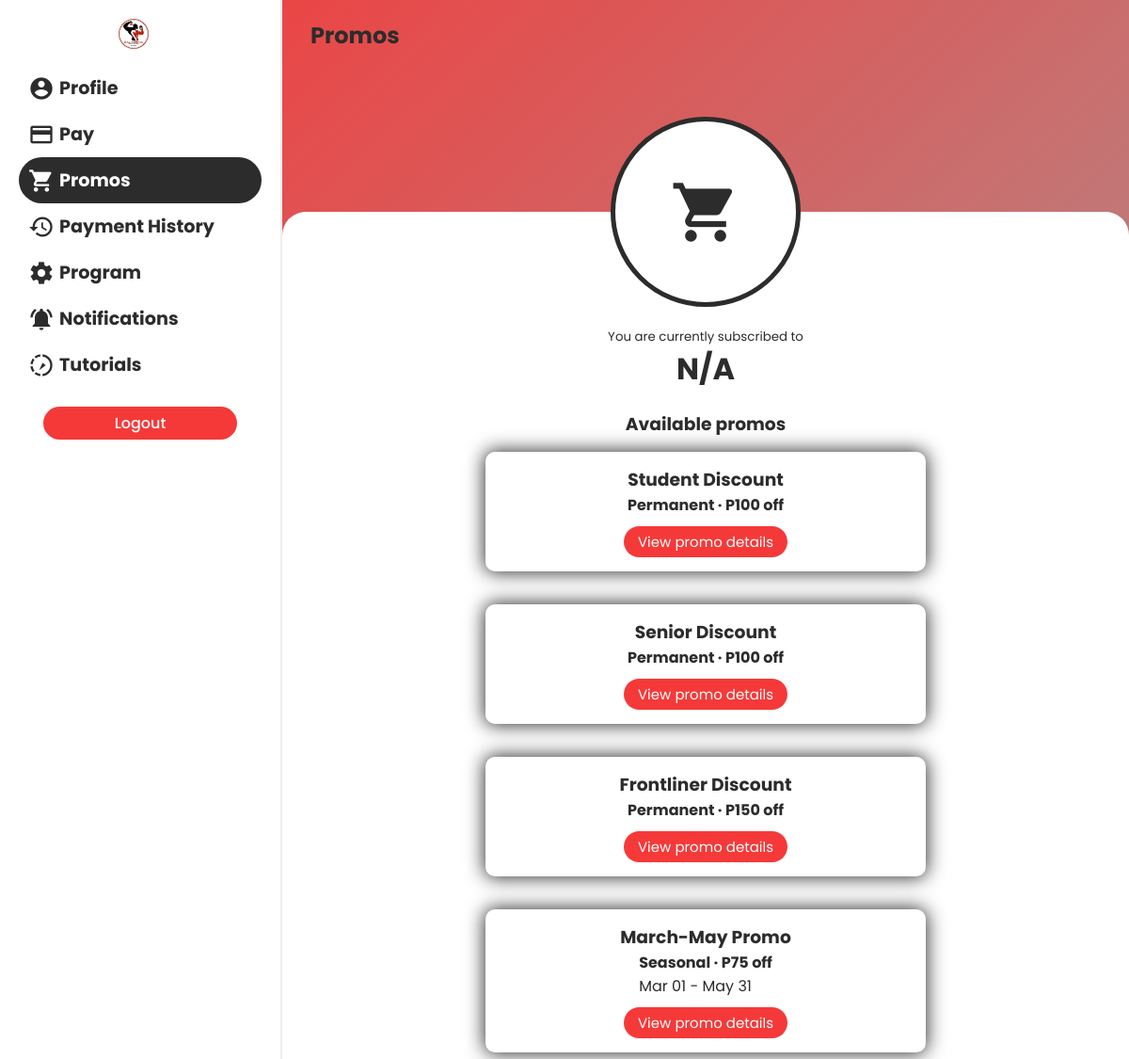
/mobile/pages/promos.php (signed in), run on an earlier commit of the app's database.
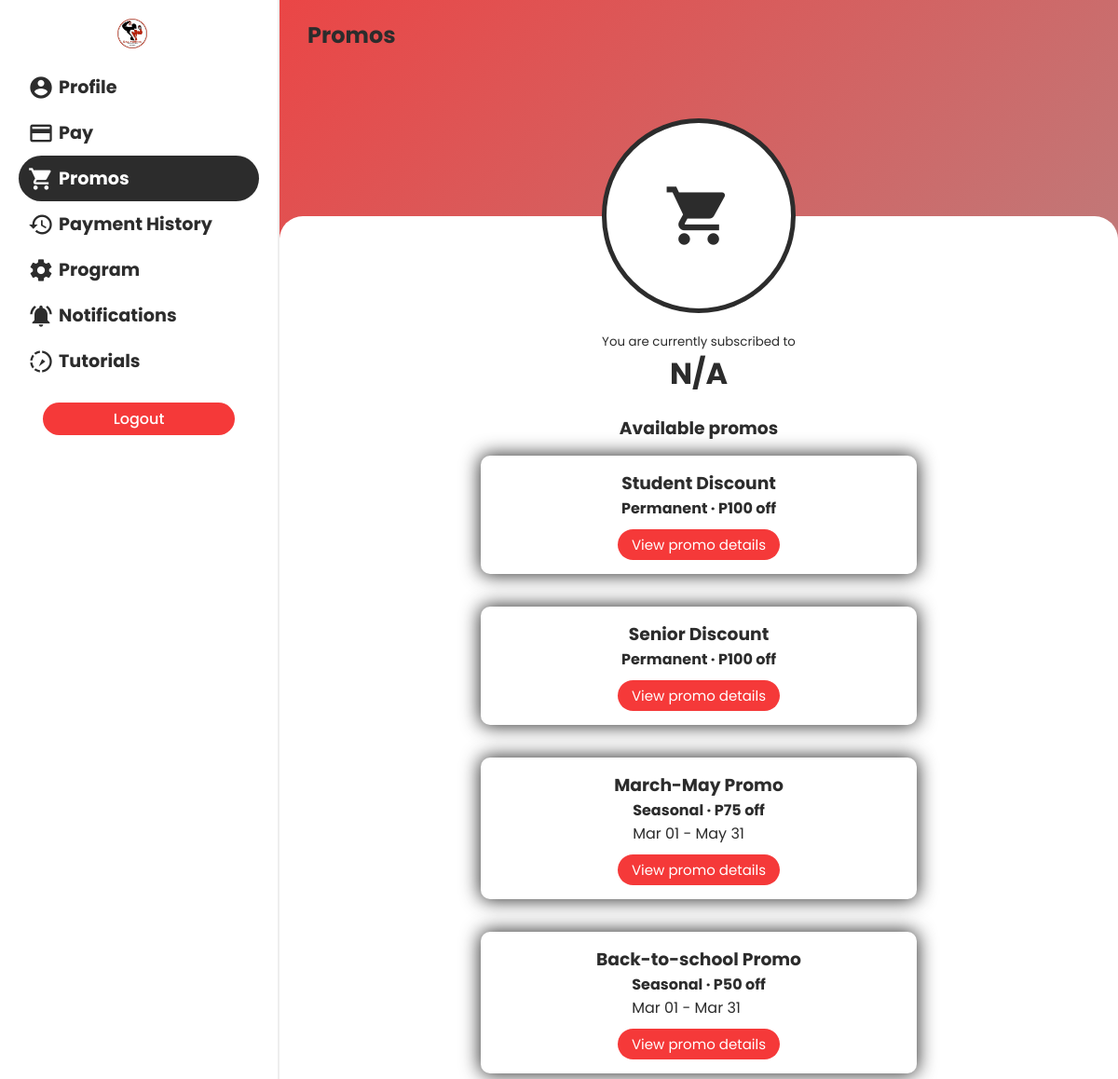
And on a later commit of the database.
### tables this page shows
CREATE TABLE `promo` (
  `promo_id` int(100) NOT NULL,
  `promo_name` varchar(255) DEFAULT NULL,
  `promo_type` enum('Permanent','Seasonal') DEFAULT NULL,
  `promo_description` varchar(255) DEFAULT NULL,
  `date_added` date DEFAULT NULL,
  `promo_starting_date` date DEFAULT NULL,
  `promo_ending_date` date DEFAULT NULL,
  `amount` int(100) DEFAULT NULL,
  `status` enum('Active','Expired','Deleted') NOT NULL DEFAULT 'Active',
  `date_deleted` date DEFAULT NULL,
  `admin_delete` varchar(50) DEFAULT NULL
);

### mobile/pages/promos.php (the view, shortened to what this page needs)
<?php
require "./../functions/connect.php";
?>
<!DOCTYPE html>
<html lang="en">
<head>
  <link rel="stylesheet" href="./../css/default.css">
  <link rel="stylesheet" href="./../css/mediaquery.css">
  <link rel="stylesheet" href="https://cdnjs.cloudflare.com/ajax/libs/jquery-confirm/3.3.2/jquery-confirm.min.css">
</head>
<body>
  <div class="sidebar" id="sidebar">
    <div>
      <img src="./../../logo.png" style="width: 32px; height: 32px; margin-left: 70px" alt="">
    </div>    <div class="items">
      <a href="./profile.php">
        <span>
          <i class="material-icons">account_circle</i>
          <h2>Profile</h2>
        </span>
      </a>
      <a href="./pay.php">
        <span>
          <i class="material-icons">payment</i>
          <h2>Pay</h2>
        </span>
      </a>
      <a href="#">
        <span class="active">
          <i class="material-icons">shopping_cart</i>
          <h2>Promos</h2>
        </span>
      </a>
      <a href="./payment_history.php">
        <span>
          <i class="material-icons">history</i>
          <h2>Payment History</h2>
        </span>
      </a>
      <a href="./program.php">
        <span>
          <i class="material-icons">settings</i>
          <h2>Program</h2>
        </span>
      </a>
      <a href="./notifications.php">
        <span>
          <i class="material-icons">notifications_active</i>
          <h2>Notifications</h2>
        </span>
      </a>
      <a href="./tutorial.php">
        <span>
          <i class="material-icons">slow_motion_video</i>
          <h2>Tutorials</h2>
        </span>
      </a>
    </div>
    <div class="logout">
      <button class="btn btn-red" style="width: 80%" id="logout-btn">Logout</button>
    </div>
  </div>
  <main>
    <div class="menu">
      <h2>Promos</h2>
    </div>
    <div class="icon-div">
      <div class="icon-cont">
        <i class="material-icons">shopping_cart</i>
      </div>
    </div>
    <div class="main-cont">
      <div class="content">
        <small>You are currently subscribed to</small>
        <span style="display: flex; align-items: center;">
          <?php
          $sql = "SELECT MP.*, P.promo_name, P.promo_type, P.amount
                  FROM memberpromos AS MP
                  INNER JOIN promo AS P ON MP.promo_id = P.promo_id
                  WHERE MP.member_id = '".$_SESSION["member_id"]."' AND MP.status = 'Active'";
          $res = mysqli_query($con, $sql);
          if(mysqli_num_rows($res) > 0) {
            $row = mysqli_fetch_assoc($res);
          ?>
          <h1 class="text-green" id="availed-promo" style="text-decoration: underline">
            <?php echo $row["promo_name"] ?>
          </h1>
          <?php
          } else {
          ?>
          <h1 id="availed-promo">N/A</h1>
          <?php
          }
          ?>
        </span>
        <div class="promo-div">
          <h3>Available promos</h3>
          <?php
          $sql = "SELECT * FROM promo WHERE status = 'Active' ORDER BY promo_starting_date ASC";
          $res = mysqli_query($con, $sql);
          if(mysqli_num_rows($res)) {
            while($row = mysqli_fetch_assoc($res)):
          ?>
          <div class="promo-list-div text-primary shadow-1">
            <h3><?php echo $row["promo_name"] ?></h3>
            <p><strong><?= $row["promo_type"] ?> &#x00B7 P<?php echo $row["amount"] ?> off </strong>
            <?php
            if($row["promo_type"] == "Seasonal") {
              $startDate = date("M d", strtotime($row["promo_starting_date"]));
              $endDate = date("M d", strtotime($row["promo_ending_date"]));
            ?>
            <br>
            <?= $startDate ?> - <?= $endDate ?>
            <?php
            } else {
              echo "";
            }
            ?>
            </p>
            <button class="btn btn-reg btn-red" data-id="<?php echo $row["promo_id"] ?>" data-name="<?= $row["promo_name"] ?>" onclick="showPromo(this)">View promo details</button>
          </div>
          <?php
            endwhile;
          } else {
          ?>
          <div class="no-promos-div text-disabled">
            There are no promos available as of the moment.
          </div>
          <?php
          }
          ?>
        </div>
      </div>
    </div>
  </main>
</body>
</html>

### mobile/css/default.css (style rules this page uses)
html, body { margin: 0; font-family: 'Poppins', sans-serif; background: #bdc3c7; background: -webkit-gradient(linear, left top, right bottom, from(#f53939), to(#a0a0a0)); background: linear-gradient(to bottom right, #f53939, #a0a0a0); color: #2c2c2c; }
main { -webkit-transition: .3s; transition: .3s; margin-left: 300px; }
a { text-decoration: none; color: #2c2c2c; font-weight: 400; -webkit-transition: .3s; transition: .3s; }
p, h1, h2, h3, h4, h5, h6 { margin: 0 !important; }
.text-primary { color: #2c2c2c !important; }
.shadow-1 { -webkit-box-shadow: 0 0 20px 1px #2c2c2c; box-shadow: 0 0 20px 1px #2c2c2c; }
.btn { margin: 20px 0 20px 0; padding-top: 5px; padding-bottom: 5px; padding-left: 15px; padding-right: 15px; font-family: "Poppins", sans-serif; border: 0; border-radius: 50px; background: #2c2c2c; color: white; font-size: 1rem; -webkit-transition: .3s; transition: .3s; font-weight: 500; }
.btn.btn-reg { letter-spacing: 0; font-weight: normal !important; }
.btn.btn-red { background: #f53939; }
.sidebar { -webkit-transition: .3s; transition: .3s; width: 300px; background: white; height: 100vh; padding: 20px; -webkit-box-shadow: 1px 0 20px 0px #2c2c2c; box-shadow: 1px 0 20px 0px #2c2c2c; position: fixed; z-index: 20; }
.sidebar .items { margin-top: 10px; display: -webkit-box; display: -ms-flexbox; display: flex; -webkit-box-orient: vertical; -webkit-box-direction: normal; -ms-flex-direction: column; flex-direction: column; }
.sidebar .items a, .sidebar .items a:hover, .sidebar .items a:active, .sidebar .items a:visited, .sidebar .items a:focus { text-decoration: none; }
.sidebar .items span { padding: 10px; display: -webkit-box; display: -ms-flexbox; display: flex; -webkit-box-align: center; -ms-flex-align: center; align-items: center; }
.sidebar .items span i { font-size: 28px; padding-right: 5px; }
.sidebar .items span h2 { font-size: 1.2rem; }
.sidebar .items .active { background: #2c2c2c; border-radius: 25px; color: white; }
.sidebar .logout { display: -webkit-box; display: -ms-flexbox; display: flex; -webkit-box-pack: center; -ms-flex-pack: center; justify-content: center; }
*, *:before, *:after { -webkit-box-sizing: border-box; box-sizing: border-box; }
body, html { height: 100%; -webkit-tap-highlight-color: rgba(0, 0, 0, 0); -webkit-tap-highlight-color: transparent; }
main { overflow-x: hidden; height: 100vh; position: relative; }
main .menu { padding-top: 20px; padding-left: 20px; display: -webkit-box; display: -ms-flexbox; display: flex; -webkit-box-align: center; -ms-flex-align: center; align-items: center; z-index: 3; }
main .menu h2 { padding-left: 10px; }
main .icon-div { width: 100%; display: -webkit-box; display: -ms-flexbox; display: flex; -webkit-box-pack: center; -ms-flex-pack: center; justify-content: center; -webkit-box-align: center; -ms-flex-align: center; align-items: center; position: absolute; top: 11vh; z-index: 2; }
main .icon-div .icon-cont { height: 18vh; width: 18vh; background: white; border-radius: 100%; border: 5px solid #2c2c2c; display: -webkit-box; display: -ms-flexbox; display: flex; -webkit-box-pack: center; -ms-flex-pack: center; justify-content: center; -webkit-box-align: center; -ms-flex-align: center; align-items: center; }
main .icon-div .icon-cont i { font-size: 75px; }
main .main-cont { padding-bottom: 0 !important; padding-top: 0 !important; padding: 30px; background: white; background-attachment: fixed; position: absolute; width: 100%; min-height: 80vh; top: 20vh; border-radius: 25px 25px 0 0; }
main .main-cont .content { margin-top: 10vh; padding: 10px; display: -webkit-box; display: -ms-flexbox; display: flex; -webkit-box-orient: vertical; -webkit-box-direction: normal; -ms-flex-direction: column; flex-direction: column; -webkit-box-align: center; -ms-flex-align: center; align-items: center; -webkit-box-pack: center; -ms-flex-pack: center; justify-content: center; text-align: center; }
main .main-cont .content p { margin: 0 !important; }

What changed in the data, as far as the page shows it:
no longer on this page (row edited): promo: promo_name "Frontliner Discount", promo_type "Permanent", amount "150"
added promo: promo_name "Back-to-school Promo", promo_type "Seasonal", amount "50", promo_starting_date "Mar 01", promo_ending_date "Mar 31"
